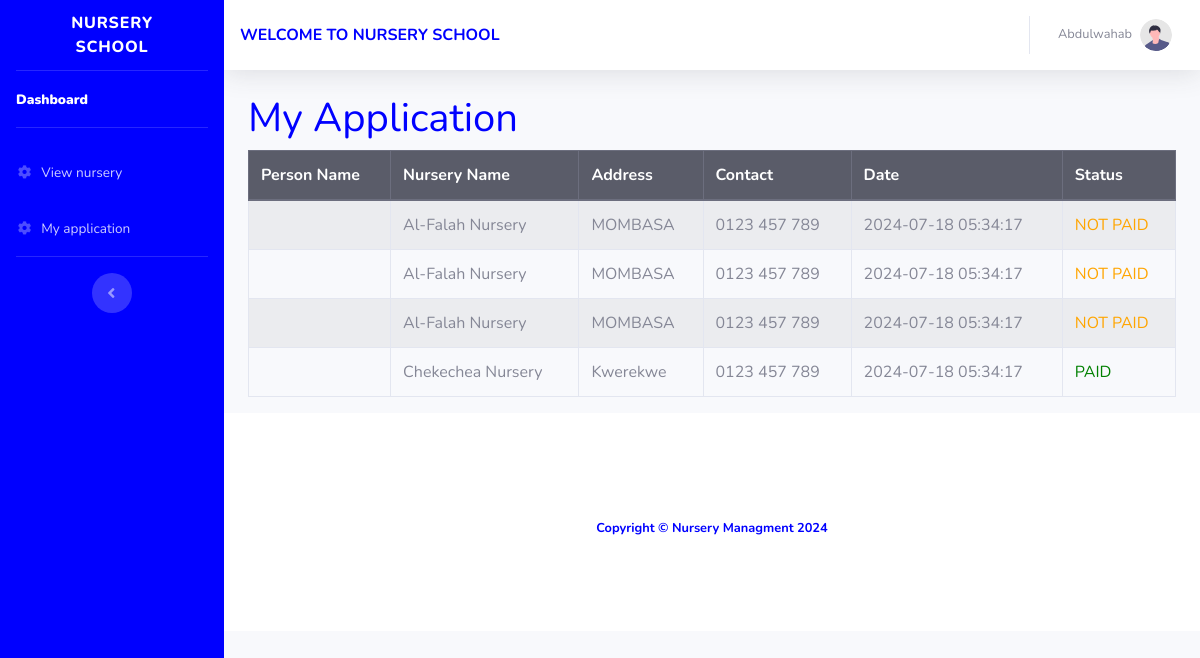
Page /Pages/user-bookings.php (signed in) on the earlier database version.
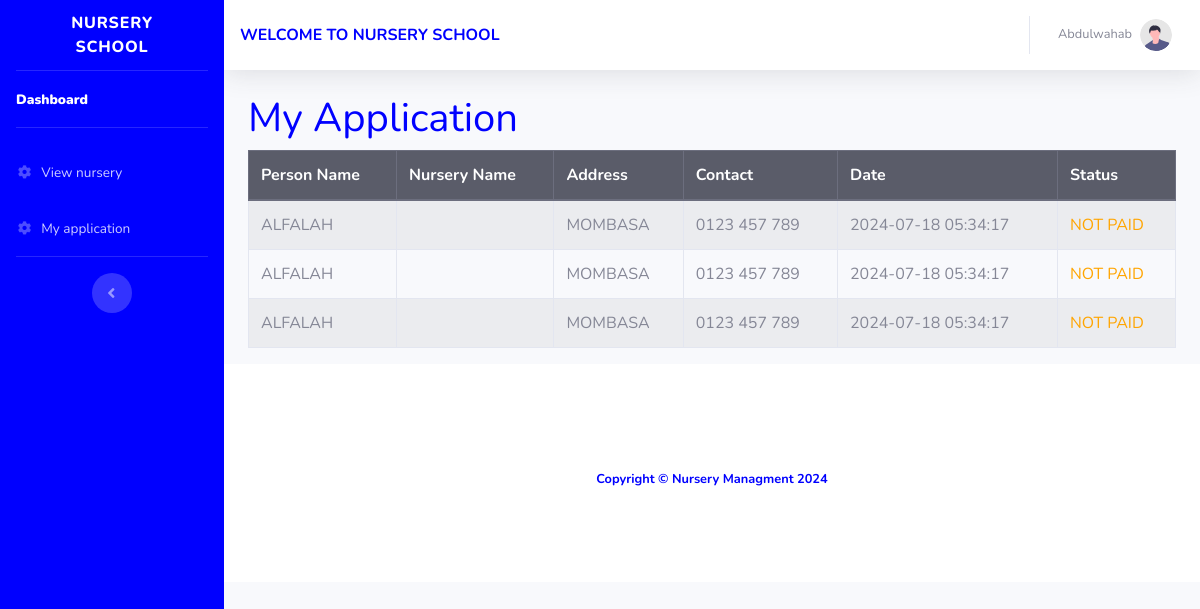
Same page on the later database version.
### tables this page shows
CREATE TABLE `booking` (
  `booking_id` int(11) NOT NULL,
  `user_id` int(11) NOT NULL,
  `nursery_id` int(11) NOT NULL,
  `name` varchar(50) NOT NULL,
  `date` date NOT NULL,
  `status` int(11) NOT NULL,
  `phone` int(100) NOT NULL
);

CREATE TABLE `nursery` (
  `nursery_id` int(11) NOT NULL,
  `name` varchar(100) NOT NULL,
  `address` varchar(255) NOT NULL,
  `contact_information` int(100) NOT NULL,
  `staff_id` int(100) NOT NULL,
  `img` varchar(100) NOT NULL
);

CREATE TABLE `user` (
  `user_id` int(11) NOT NULL,
  `full_name` varchar(50) NOT NULL,
  `date` timestamp NOT NULL DEFAULT current_timestamp() ON UPDATE current_timestamp(),
  `street_name` varchar(100) NOT NULL,
  `phone` varchar(100) NOT NULL,
  `email` varchar(100) NOT NULL,
  `role` int(11) NOT NULL,
  `password` varchar(255) NOT NULL
);

### assets/handler/fetch_users_booking.php (the view, shortened to what this page needs)
<?php
require_once('connection.php');
$user_id = $_SESSION['id'];
$query = "SELECT * FROM booking, nursery, user WHERE nursery.nursery_id = booking.nursery_id and user.user_id = booking.user_id and booking.user_id = $user_id";
$result = $conn->query($query);
if ($result->num_rows > 0) {
    echo '
    <table class="table table-striped table-bordered">
        <thead class="thead-dark">
            <tr>
                <th>Person Name</th>
                <th>Nursery Name</th>
                <th>Address</th>
                <th>Contact</th>
                <th>Date</th>
                <th>Status</th>
            </tr>
        </thead>
        <tbody>';
    while ($row = $result->fetch_assoc()) {
        $status_text = $row['status'] > 0 ? 'PAID' : 'NOT PAID';
        $status_color = $row['status'] > 0 ? 'green' : 'orange';
        echo '
        <tr>
            <td>' . htmlspecialchars($row['name']) . '</td>
            <td>' . htmlspecialchars($row['nursery_name']) . '</td>
            <td>' . htmlspecialchars($row['address']) . '</td>
            <td>' . htmlspecialchars($row['phone']) . '</td>
            <td>' . htmlspecialchars($row['date']) . '</td>
            <td style="color: ' . htmlspecialchars($status_color) . ';">' . htmlspecialchars($status_text) . '</td>
        </tr>';
    }
    echo '
        </tbody>
    </table>';
} else {
    echo '<div class="alert alert-info" role="alert">No bookings found.</div>';
}
?>

Differences in the rows shown:
removed booking: nursery.nursery_name "Al-Falah Nursery", nursery.address "MOMBASA", user.phone "0123 457 789", user.date "2024-07-18 05:34:17", status "NOT PAID"
removed booking: nursery.nursery_name "Chekechea Nursery", nursery.address "Kwerekwe", user.phone "0123 457 789", user.date "2024-07-18 05:34:17", status "PAID"
changed through a linked row, booking (number 1 of 3 on the later page): nursery.name (not shown) → "ALFALAH"; nursery.nursery_name "Al-Falah Nursery" → (not shown)
changed through a linked row, booking (number 2 of 3 on the later page): nursery.name (not shown) → "ALFALAH"; nursery.nursery_name "Al-Falah Nursery" → (not shown)
added booking: nursery.name "ALFALAH", nursery.address "MOMBASA", user.phone "0123 457 789", user.date "2024-07-18 05:34:17", status "NOT PAID"
